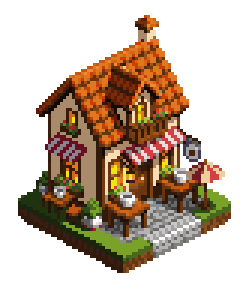
#> input picture tools/buildings/raw/cafe_l10.png, 80 x 96 px (shown 3 times larger); its folder holds only this picture in this run
$ python make_buildings.py buildings/raw/cafe_l10.png
#> lines starting #> are read from the running program, lines starting #| are printed output that depends on the picture
# PROTOTYPE - NOT FOR PRODUCTION
"""Builds the tier looks of the buildings in assets/sprites/iso/ from the raw PixelLab images in tools/buildings/raw/.

  tools/buildings/raw/<kind>_l5.png, _l10.png, _l15.png
      the looks a building takes at levels 5, 10 and 15 (js/world.js World.tier), each made in
      PixelLab as a state of the one before it, starting from the building's level-1 object.
      tools/buildings/ids.tsv says which object each one is and what was asked.
  tools/buildings/raw/<kind>_l1.png (only for a building made after these tools)
      its level-1 look, the object the others are states of. Installed like them; the older
      buildings have none here, their level 1 is drawn straight into assets/sprites/iso/.
  -> assets/sprites/iso/<kind>_l<N>.png
      the same image cropped to its opaque pixels, so that its bottom is the bottom corner of the
      building's ground (js/world.js stands it there). Nothing is resampled.

A tier must be exactly as wide as its building's level 1 (the raw <kind>_l1.png cropped, when there
is one, or else assets/sprites/iso/<kind>_l1.png): the
game centres a building on its ground, so a wider tier would step sideways as the building levels
up. It may be taller. A tier that is wider is refused.

Run from the root of the repository:
  python tools/make_buildings.py           builds everything found
  python tools/make_buildings.py --check   checks the widths of the tiers already built (exit 1 if one is wrong)
"""
import glob
import os
import re
import sys
from PIL import Image

RAW = 'tools/buildings/raw'
OUT = 'assets/sprites/iso'
NAME = re.compile(r'^(?P<kind>.+)_l(?P<lvl>1|5|10|15)\.png$')


def tiers(raw=RAW):
    """[(kind, level, raw path)] for every raw tier, by building then level."""
    out = []
    for p in glob.glob(os.path.join(raw, '*.png')):
        m = NAME.match(os.path.basename(p))
        if m:
            out.append((m.group('kind'), int(m.group('lvl')), p))
    return sorted(out)


def opaque(path):
    """The image at path cropped to its opaque pixels."""
#> called with path = 'tools/buildings/raw/cafe_l10.png'
    im = Image.open(path).convert('RGBA')
#> im is the input picture: PIL image 80x96 RGBA; mean R, G, B, A 57.8, 40.4, 23.8, 115.3
    return im.crop(im.getbbox())
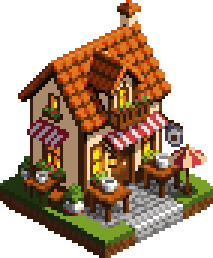
#> returned value: PIL image 71x86 RGBA (shown 3 times larger); mean R, G, B, A 72.7, 50.8, 29.9, 145; transparent parts drawn white


def base_width(kind, raw=RAW, out=OUT):
    """The width every look of kind must have: its raw level 1's when there is one, else its installed level 1's."""
    src = os.path.join(raw, '%s_l1.png' % kind)
#> (the run stopped early here; a loop or call above may not have finished)

$ run again, on tools/buildings/raw/chapel_l15.png
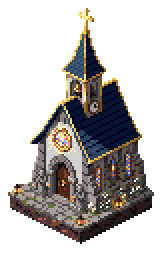
#> input picture tools/buildings/raw/chapel_l15.png, 80 x 128 px (shown 2 times larger)
#> in opaque, im is the input picture: PIL image 80x128 RGBA; mean R, G, B, A 37.3, 33.9, 32.1, 103
#> in opaque, `return im.crop(im.getbbox())`:
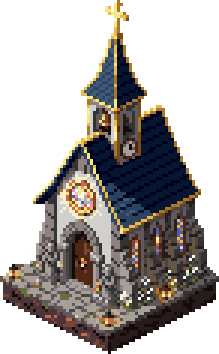
#> returned value: PIL image 73x118 RGBA (shown 3 times larger); mean R, G, B, A 44.3, 40.3, 38.2, 122.5; transparent parts drawn white

$ run again, on tools/buildings/raw/chapel_l5.png
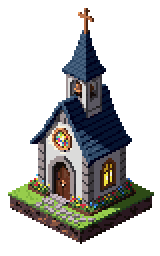
#> input picture tools/buildings/raw/chapel_l5.png, 80 x 128 px (shown 2 times larger)
#> in opaque, im is the input picture: PIL image 80x128 RGBA; mean R, G, B, A 30, 30.1, 28.3, 93.2
#> in opaque, `return im.crop(im.getbbox())`:
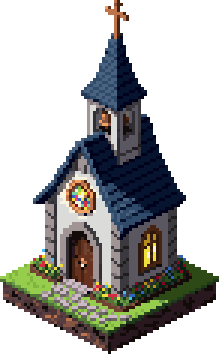
#> returned value: PIL image 73x118 RGBA (shown 3 times larger); mean R, G, B, A 35.7, 35.7, 33.6, 110.8; transparent parts drawn white

$ run again, on tools/buildings/raw/coffee_farm_l10.png
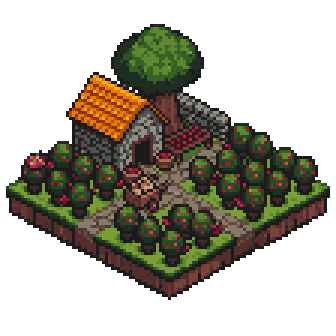
#> input picture tools/buildings/raw/coffee_farm_l10.png, 112 x 112 px (shown 3 times larger)
#> in opaque, im is the input picture: PIL image 112x112 RGBA; mean R, G, B, A 32.5, 29.4, 18.5, 108.5
#> in opaque, `return im.crop(im.getbbox())`:
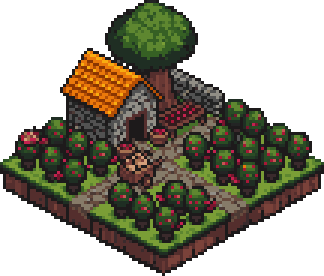
#> returned value: PIL image 108x92 RGBA (shown 3 times larger); mean R, G, B, A 41, 37.1, 23.4, 136.9; transparent parts drawn white
